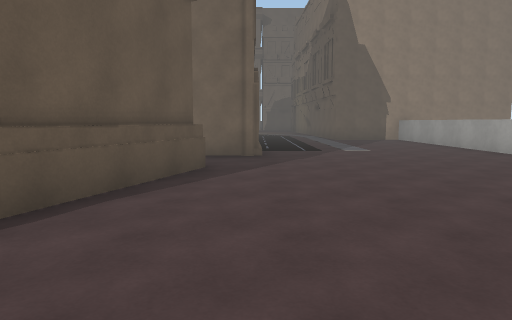
[1] (above)

18 first-person views from a walk through a Unity game level. The camera is 1.4 m above the floor, tilts 6° down and sees 70° across. The floor is counted in squares, 2 m on a side. Each view is taken from the middle of a square. On the plan, view 1 faces up. The plan holds only what a view shows up to about 11 squares ahead; the rest is blank. The place goes on beyond the plan. Some animated figures are left out. Some surface patterns are stand-ins.

[2]
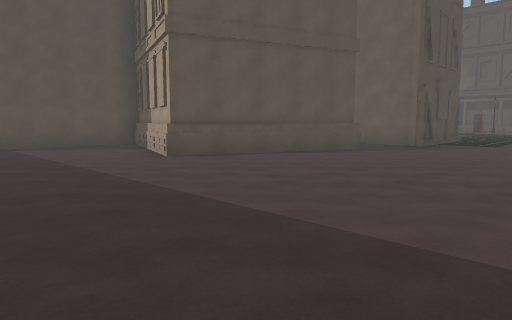

[3]
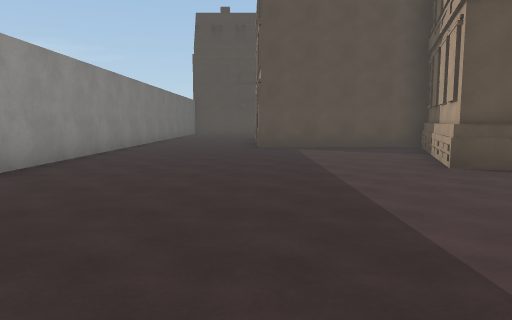

[4]
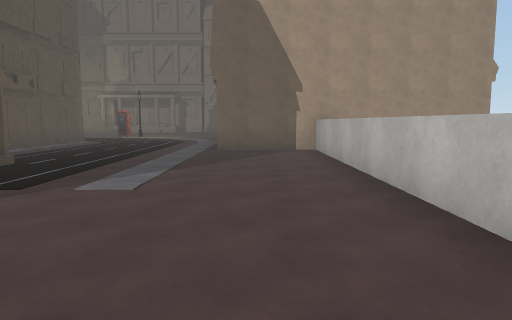

[5]
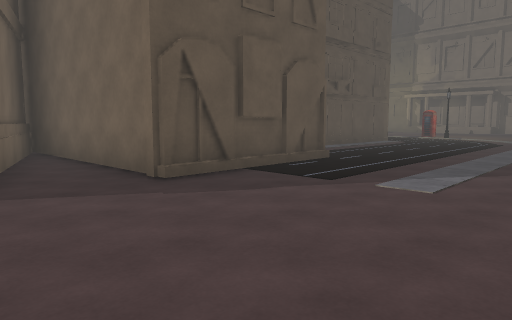

[6]
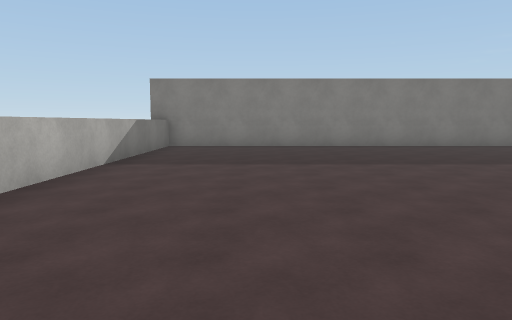

[7]
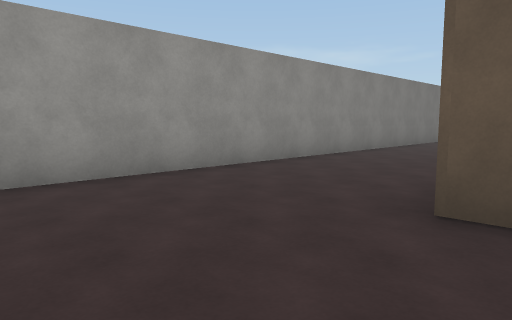

[8]
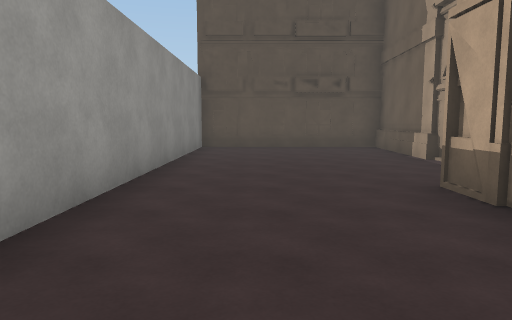

[9]
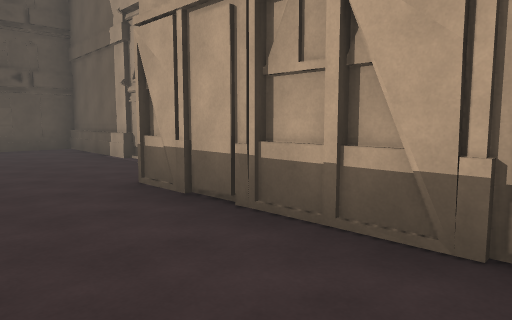

[10]
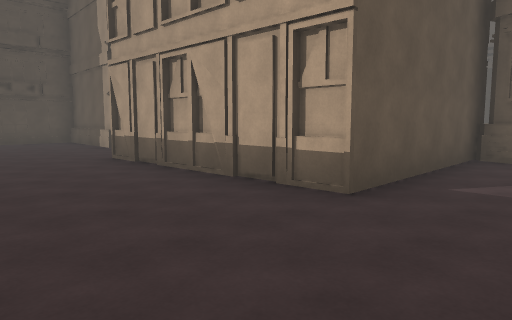

[11]
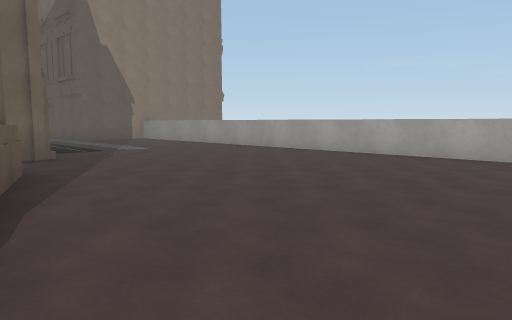

[12]
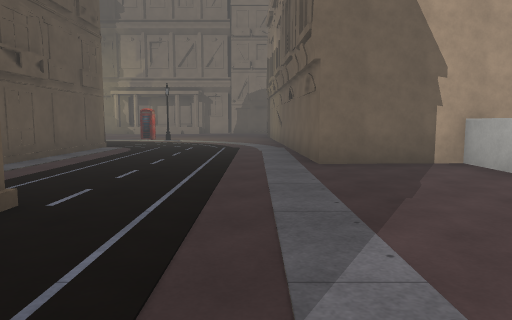

[13]
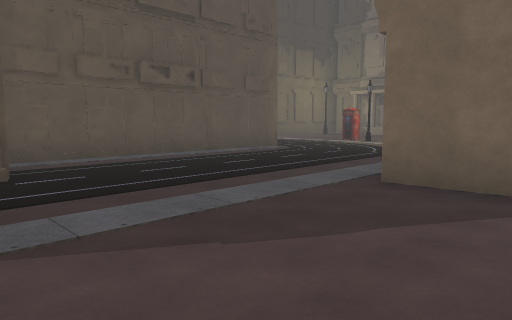

[14]
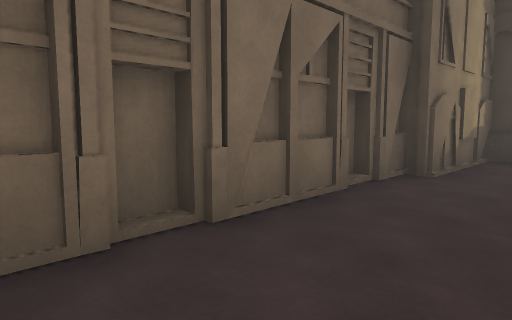

[15]
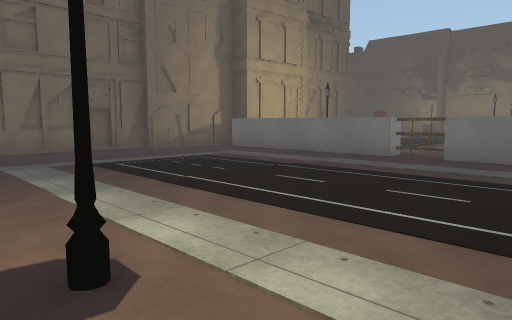

[16]
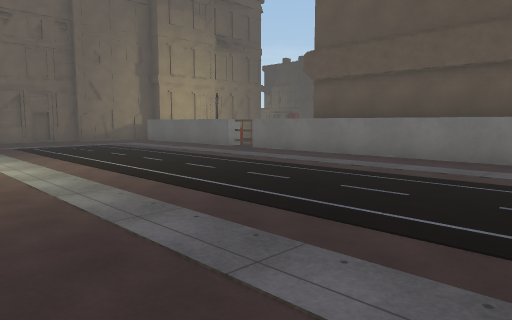

[17]
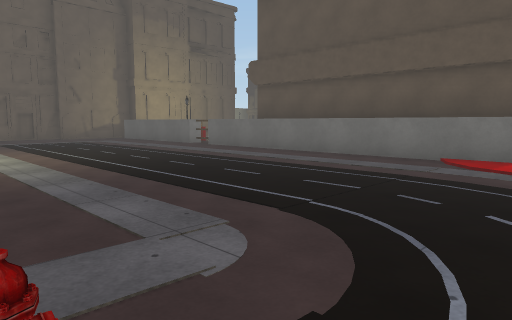

[18]
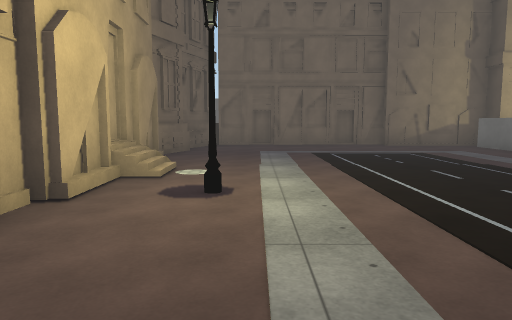

### Floor plan
Key: @ floor where view 1 was taken; # wall or solid block; . floor; ^ raised ledge; B building; S streetlight; F fence; H hydrant; O other object.
Columns run from 18 left of view 1 to 7 right of it. Each row starts with its distance up from view 1.
 19         ....    .....#
 18    B.......H    #....#
 17    B........    #....#
 16    #........    #....#
 15    #........    #....#
 14    #........    #....#####
 13    #........B   B.......^
 12    #........    #.......^
 11    #........#   #.......^
 10    #......S.#     #.....^
  9   ..F.......#     B.....^
  8     ........#     #.....^
  7    #.........B..........^
  6   O#........B BBB.......^
  5    #........B    B......^
  4    B........B   B.......^
  3    B##B#####B   B.......^
  2    B       #BBBBB.......^
  1            #...B........^
  0  BBB       #......@.....^
 -1 B.....    ##............^
 -2 B......B#B#B............^
 -3 ........................^
 -4 #.......................^
 -5 B.......................^
 -6 #########################

Where each view was taken, in squares from view 1:
view 1: 0 up, 0 right, facing up
view 2: 3 down, 4 right, facing up-left
view 3: 2 down, 3 right, facing left
view 4: 5 up, 4 right, facing up
view 5: 5 up, 4 right, facing up-left
view 6: 5 up, 3 right, facing down
view 7: 1 down, 4 left, facing down-left
view 8: 4 down, 8 left, facing left
view 9: 4 down, 8 left, facing up-left
view 10: 5 down, 5 left, facing up-left
view 11: 0 up, 2 left, facing up-right
view 12: 8 up, 2 right, facing up
view 13: 10 up, 5 right, facing up-left
view 14: 5 up, 7 left, facing down-left
view 15: 12 up, 7 left, facing down-left
view 16: 17 up, 7 left, facing down-left
view 17: 19 up, 7 left, facing down-left
view 18: 14 up, 8 left, facing down
